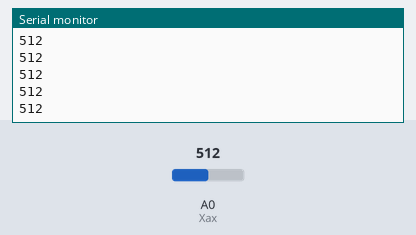
Recording of a sketch running on a simulated Arduino Uno, built with avr-gcc and run on an emulated ATmega328P. Parts: the last lines printed to the serial monitor. The test bench sets the inputs (shaded band); at power-on: A0 (Xax) = 512.

Above: at 1.2 s.
1.3 s: A0 (Xax) set to 716
At 2.3 s:
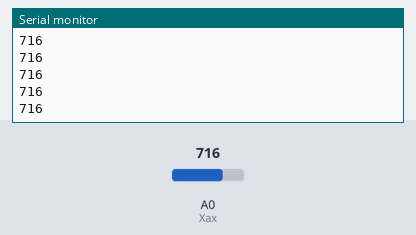
2.8 s: A0 (Xax) set to 900
At 3.5 s:
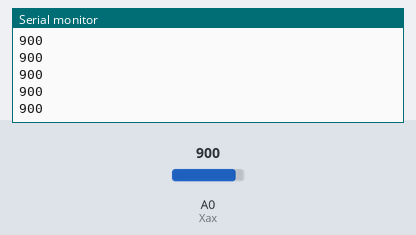
Timing chart, 0 to 5.8 s (numbered marks = the images above; inputs shaded):
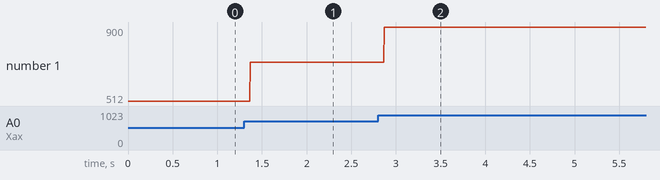

The sketch:

joystick_read.ino
```cpp
void setup() {
  // put your setup code here, to run once:
  Serial.begin(9600);

}

int Xax=A0;

void loop() {
  // put your main code here, to run repeatedly:
  Serial.println(analogRead(Xax));
}
```

Measured:
- after the input at 1.3 s, the serial monitor: prints a new line after 0.07 s (image 1)
- after the input at 2.8 s, the serial monitor: prints a new line after 0.07 s (image 2)
- plotted number 1: 512 → 716 after the input at 1.3 s, 716 → 900 after the input at 2.8 s
